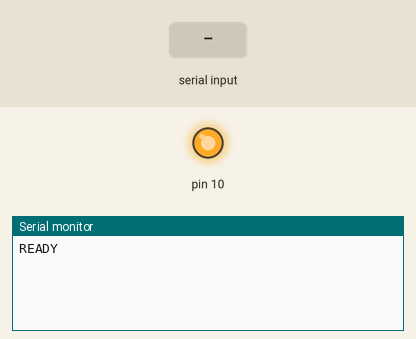
A sketch run on a simulated Arduino Uno, built with avr-gcc and run on an emulated ATmega328P. On the bench: output pins drawn as LEDs (lit = HIGH), the last lines printed to the serial monitor. Inputs (shaded band) come from the test bench.

Above: at 1.2 s.
1.3 s: "90,45\n" received over Serial
At 1.7 s:
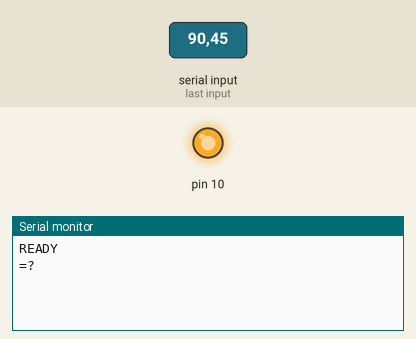
2.8 s: "x90\n" received over Serial
At 4.0 s:
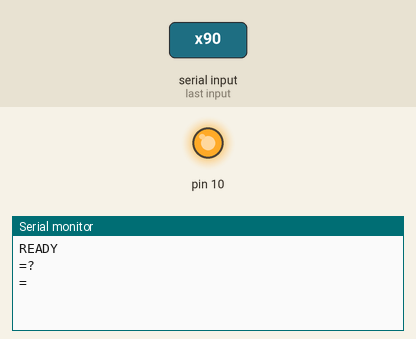

Measured:
- after the input at 1.3 s, the serial monitor: prints a new line at once (image 1)
- after the input at 2.8 s, the serial monitor: prints a new line at once (image 2)

The sketch:

conf-avr-spi.ino
```cpp
/*
 * conf-avr-spi: the guest of the AVR SPI controller-port conformance suite
 * (project board-buses-2026-09, TESTS.md layer 2; the test that drives it is
 * port-conformance-avr.test.ts).
 *
 * The same sketch is built for the Uno (arduino:avr:uno) and the Mega
 * (arduino:avr:mega). The rig types one command per line; the sketch answers
 * with one line that starts with '='. Pins are decimal, bytes are hex.
 *
 *   x CS HH [HH ..]   one transaction: CS low, SPI.transfer() of each byte,
 *                     CS high; answer the bytes read back (MISO)
 *   m MODE ORDER HZ   SPI mode 0-3, bit order (1 = MSB first, 0 = LSB first)
 *                     and clock for the next transactions
 *   r P               pinMode(P, INPUT), answer digitalRead(P): what a device
 *                     driving that line puts on it
 *
 * The chip select is driven the way every CS driver does it: the latch goes
 * high before the pad becomes an output, so the line is never low until the
 * transaction pulls it low. READY is printed once per boot, after SPI.begin(),
 * so the rig can tell a fresh boot from a sketch that kept running.
 *
 * Rebuild (production toolchain):
 *   node project/board-buses-2026-09/harness/compile-fixture.mjs --fqbn arduino:avr:uno \
 *     --out <this dir>/uno <this dir>/conf-avr-spi.ino
 *   node project/board-buses-2026-09/harness/compile-fixture.mjs --fqbn arduino:avr:mega \
 *     --out <this dir>/mega <this dir>/conf-avr-spi.ino
 */
#include <SPI.h>

static char line[272];
static uint16_t len = 0;
static uint8_t miso[88];

static uint8_t spiMode = 0;
static bool msbFirst = true;
static uint32_t spiHz = 4000000;

static void put2(uint8_t v) {
  if (v < 0x10) Serial.print('0');
  Serial.print(v, HEX);
}

static long num(char** p, int base) {
  return strtol(*p, p, base);
}

static void beginSpi() {
  const uint8_t order = msbFirst ? MSBFIRST : LSBFIRST;
  switch (spiMode) {
    case 1: SPI.beginTransaction(SPISettings(spiHz, order, SPI_MODE1)); break;
    case 2: SPI.beginTransaction(SPISettings(spiHz, order, SPI_MODE2)); break;
    case 3: SPI.beginTransaction(SPISettings(spiHz, order, SPI_MODE3)); break;
    default: SPI.beginTransaction(SPISettings(spiHz, order, SPI_MODE0)); break;
  }
}

static void exec(char* s) {
  char cmd = s[0];
  char* p = s + 1;
  Serial.print('=');
  switch (cmd) {
    case 'x': {
      int cs = num(&p, 10);
      digitalWrite(cs, HIGH);
      pinMode(cs, OUTPUT);
      beginSpi();
      digitalWrite(cs, LOW);
      uint8_t n = 0;
      for (;;) {
        char* e;
        long b = strtol(p, &e, 16);
        if (e == p || n >= sizeof(miso)) break;
        p = e;
        miso[n++] = SPI.transfer((uint8_t)b);
      }
      digitalWrite(cs, HIGH);
      SPI.endTransaction();
      for (uint8_t i = 0; i < n; i++) {
        put2(miso[i]);
        Serial.print(' ');
      }
      break;
    }
    case 'r': {
      int pin = num(&p, 10);
      pinMode(pin, INPUT);
      Serial.print(digitalRead(pin));
      break;
    }
    case 'm': {
      spiMode = (uint8_t)(num(&p, 10) & 3);
      msbFirst = num(&p, 10) != 0;
      spiHz = (uint32_t)num(&p, 10);
      break;
    }
    default:
      Serial.print('?');
      break;
  }
  Serial.println();
}

void setup() {
  Serial.begin(115200);
  SPI.begin();
  Serial.println("READY");
}

void loop() {
  while (Serial.available()) {
    char c = (char)Serial.read();
    if (c == '\r') continue;
    if (c == '\n') {
      line[len] = 0;
      if (len) exec(line);
      len = 0;
    } else if (len < sizeof(line) - 1) {
      line[len++] = c;
    }
  }
}
```
